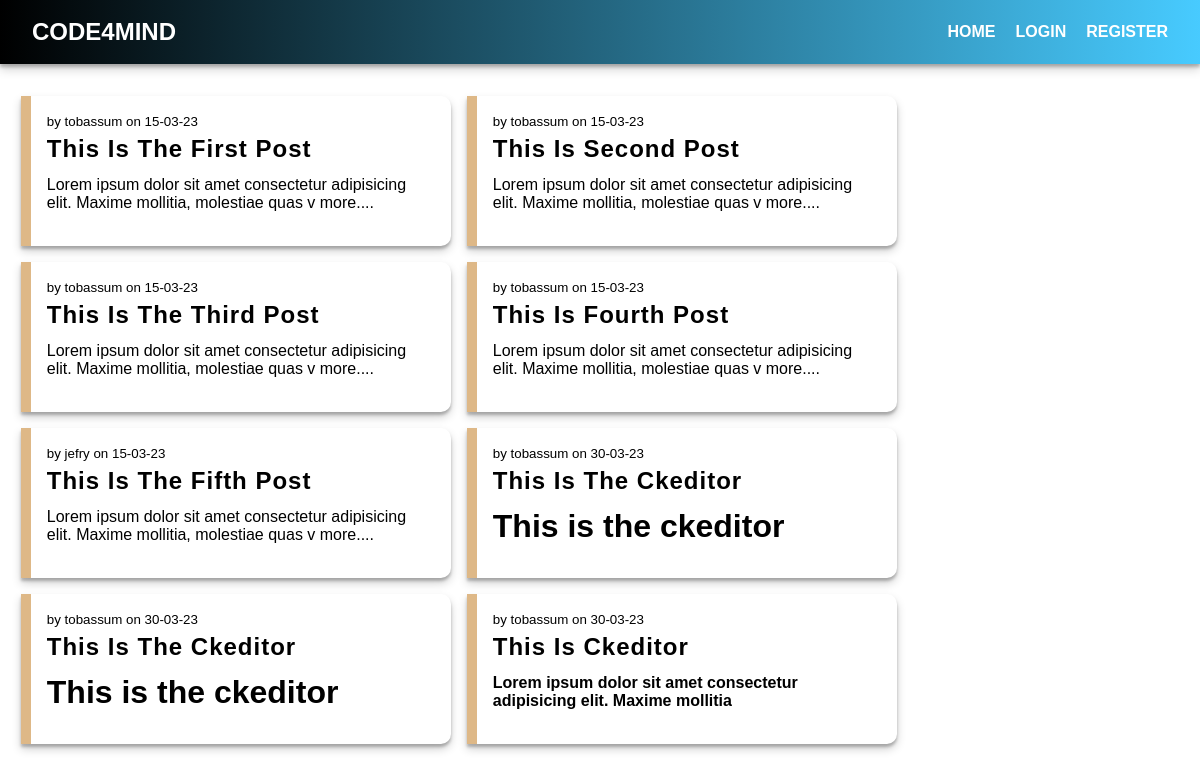
The page / on the database its author committed.
### app/models.py (models this page shows, shortened)
class Post(db.Model):
	id = db.Column(db.Integer(), primary_key=True)
	title = db.Column(db.String(200), nullable=False)
	sub_title = db.Column(db.String(150), nullable=False)
	posted_date = db.Column(db.DateTime, nullable=False, default=datetime.datetime.utcnow)
	image_file = db.Column(db.String(50), nullable=True, default='default.jpg')
	post_content = db.Column(db.VARCHAR, nullable=False)
	user_id = db.Column(db.Integer, db.ForeignKey("user.id"), nullable=False)
	comments = db.relationship("Comment", backref="post_comments", lazy=True)

class User(db.Model, UserMixin):
	id = db.Column(db.Integer(), primary_key=True)
	f_name = db.Column(db.String(30), nullable=False)
	l_name = db.Column(db.String(30), nullable=False)
	username = db.Column(db.String(50), unique=True, nullable=False)
	email = db.Column(db.String(100), unique=True, nullable=False)
	password = db.Column(db.String(256), unique=True, nullable=False)
	image_file = db.Column(db.String(50), nullable=True, default='default.jpg')
	user_active = db.Column(db.DateTime, default=datetime.datetime.utcnow)
	posts = db.relationship("Post", backref="author", lazy=True)
	comments = db.relationship("Comment", backref="user_comments", lazy=True)

### app/main.py (the view)
@main.route('/')
def index():
	posts = Post.query.all()
	return render_template('index.html', posts=posts)

### app/templates/index.html (shortened to what this page needs)
{% extends "layout.html" %}
{% block content %}
<div class="main-container">
	<div class="row">
		<div class="col">
			<div class="card-body">
				{% for post in posts %}
				<div class="card-content">
					<div class="card-items">
						<div class="author-date">
							<small>by {{ post.author.username }} on {{ post.posted_date.strftime('%d-%m-%y') }}</small>
						</div>
						<div>
							<a href="{{ url_for('main.post', post_id=post.id) }}"><h2>{{ post.title }}</h2></a>
						</div>
						<div>
							<p>{{ post.post_content | truncate(100, true, ' more....') | safe }}</p>
						</div>
					</div>
				</div>
				{% endfor %}
			</div>
		</div>
	</div>
</div>
{% endblock %}

### app/templates/layout.html (shortened to what this page needs)
<!DOCTYPE html>
<html lang="en">
<head>
	{% block head %}
	<link rel="stylesheet" type="text/css" href="{{ url_for('static', filename='css/styles.css') }}">
	<link rel="stylesheet" href="https://cdn.jsdelivr.net/npm/bootstrap-icons@1.10.3/font/bootstrap-icons.css">
	{% endblock %}
</head>
<body>
	{% include "includes/header.html" %}
	{% block content %}
	{% endblock %}
</body>
</html>

### app/templates/includes/header.html (shortened to what this page needs)
{% block styles %}
	<link rel="stylesheet" href="{{ url_for('static', filename='css/header.css') }}">
{% endblock %}
<header class="nav-bar">
	<a href="{{ url_for('main.index') }}" class="logo">
	Code4mind</a>
	<ul class="nav-items">
		<li class="nav-item"><a href="{{ url_for('main.index') }}">Home</a></li>
		{% if not current_user.is_authenticated %}
		<li class="nav-item"><a href="{{ url_for('auth.login') }}">login</a></li>
		<li class="nav-item"><a href="{{ url_for('auth.register') }}">register</a></li>
		{% endif %}
	</ul>
</header>

### app/static/css/styles.css (style rules this page uses)
* { top: 0; left: 0; padding: 0; margin: 0; box-sizing: border-box; font-family: 'Poppins', sans-serif; }
.main-container { width: 100%; position: relative; display: flex; justify-content: center; align-items: center; }
::placeholder { font-size: 0.7rem; letter-spacing: 1.2px; text-transform: capitalize; }
.main-container .row, .main-container .col { margin: 1rem 0.65rem; width: 100%; }
.main-container .card-body { position: relative; display: flex; flex-flow: wrap row; gap: 1rem; }
.card-body .card-content { display: flex; width: 430px; height: auto; padding: 1rem; height: 150px; border-left: 10px solid burlywood; border-radius: 0 10px 10px 0; box-shadow: rgba(0, 0, 0, 0.19) 0px 5px 10px, rgba(0, 0, 0, 0.23) 0px 3px 3px; }
.card-content .author-date { flex: 0 0 100px; padding-bottom: 0.3rem; align-self: center; margin-right: 0.8rem; }
.card-content h2 { color: black; text-transform: capitalize; letter-spacing: 1px; padding-bottom: 0.8rem; }

### app/static/css/header.css (style rules this page uses)
a { text-decoration: none; color: white; }
ul,li { list-style: none; }
.nav-bar { display: flex; z-index: 999; width: 100%; line-height: 32px; justify-content: space-between; align-items: center; padding: 16px 32px; box-shadow: rgba(0, 0, 0, 0.19) 0px 5px 10px, rgba(0, 0, 0, 0.23) 0px 3px 3px; background: linear-gradient(90deg, #000 0%, hsla(197, 100%, 64%, 1) 100%); }
.nav-bar .logo { font-size: 24px; font-weight: bold; text-transform: uppercase; color: #fff; cursor: pointer; }
.nav-bar .nav-items { display: flex; }
.nav-bar .nav-items .nav-item { padding-left: 20px; text-transform: uppercase; font-size: 16px; font-weight: 600; }

### rows shown on the page
Post: author.username "tobassum", posted_date "15-03-23", title "This Is The First Post", post_content "Lorem ipsum dolor sit amet consectetur adipisicing elit. Maxime mollitia, molestiae quas v more...."
Post: author.username "tobassum", posted_date "15-03-23", title "This Is Second Post", post_content "Lorem ipsum dolor sit amet consectetur adipisicing elit. Maxime mollitia, molestiae quas v more...."
Post: author.username "tobassum", posted_date "15-03-23", title "This Is The Third Post", post_content "Lorem ipsum dolor sit amet consectetur adipisicing elit. Maxime mollitia, molestiae quas v more...."
Post: author.username "tobassum", posted_date "15-03-23", title "This Is Fourth Post", post_content "Lorem ipsum dolor sit amet consectetur adipisicing elit. Maxime mollitia, molestiae quas v more...."
Post: author.username "jefry", posted_date "15-03-23", title "This Is The Fifth Post", post_content "Lorem ipsum dolor sit amet consectetur adipisicing elit. Maxime mollitia, molestiae quas v more...."
Post: author.username "tobassum", posted_date "30-03-23", title "This Is The Ckeditor", post_content "This is the ckeditor"
Post: author.username "tobassum", posted_date "30-03-23", title "This Is The Ckeditor", post_content "This is the ckeditor"
Post: author.username "tobassum", posted_date "30-03-23", title "This Is Ckeditor", post_content "Lorem ipsum dolor sit amet consectetur adipisicing elit. Maxime mollitia"
